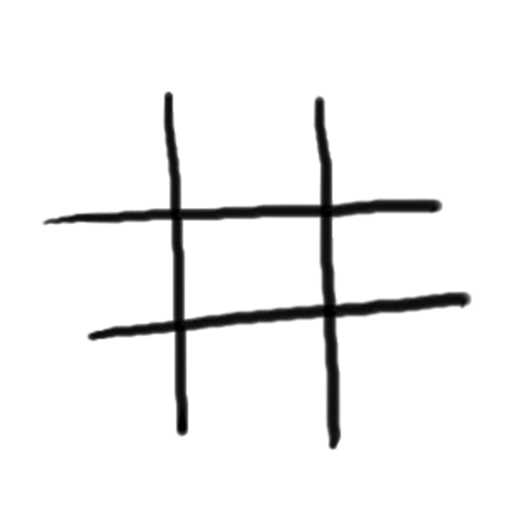
#> input picture PyStudy/tick-tack-toe/ticktack.png, 512 x 512 px, given in place of the camera
$ python optical_detective.py
#> lines starting #> are read from the running program, lines starting #| are printed output that depends on the picture
import cv2
import numpy as np


# Method responsible to tracking the ai_python and capture the optical flow
def start_tracking():
    # Start the video capture, using the camera
    cap = cv2.VideoCapture(0)

    # Scaling factor of the capture image
    scaling_factor = 0.40

    # Number of frames to be tracked by openCv
    num_frames_to_track = 5

    # Number of frames to be skipped by openCv
    num_frames_jump = 2

    # Tracking paths
    tracking_paths = []
    frame_index = 0

    # Define the tracking params to be used on the project
    # winSize is the size of window, maximum level and criteria to terminate the tracking
    tracking_params = dict(winSize=(11, 11), maxLevel=2,
                           criteria=(cv2.TERM_CRITERIA_EPS | cv2.TERM_CRITERIA_COUNT, 10, 0.03))

    while True:

        # Capture the ai_python
        _, frame = cap.read()
#> frame is the input picture: shape (512, 512, 3); mean B, G, R 241.2, 241.2, 241.3

        # Resize the ai_python defining the scaling coordinates and interpolation
        # The interpolation INTER_AREA looks good but we can use INTER_CUBIC (slow)
        # or INTER_LINEAR (faster but not good image)
        frame = cv2.resize(frame,
                           None,
                           fx=scaling_factor,
                           fy=scaling_factor,
                           interpolation=cv2.INTER_CUBIC)
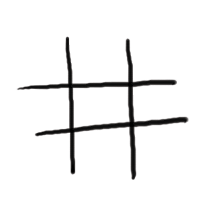
#> frame: shape (205, 205, 3); mean B, G, R 241.2, 241.2, 241.3

        # Convert the ai_python to gray scale
        frame_gray = cv2.cvtColor(frame, cv2.COLOR_BGR2GRAY)

        # make a copy of the ai_python
        output_img = frame.copy()

        # if has tracking paths to be read, initialize the process of recognize area and the point optical flow
        if len(tracking_paths) > 0:

            # initialize the images
            prev_img, current_img = prev_gray, frame_gray

            # Organize the feature points
            feature_points_0 = np.float32(
                [tp[-1] for tp in tracking_paths]
            ).reshape(-1, 1, 2)

            # Compute the optical flow
            feature_points_1, _, _ = cv2.calcOpticalFlowPyrLK(prev_img, current_img, feature_points_0, None,
                                                              **tracking_params)
            # Compute the reverse optical flow
            feature_points_0_rev, _, _ = cv2.calcOpticalFlowPyrLK(current_img, prev_img, feature_points_1, None,
                                                                  **tracking_params)

            diff_feature_points = abs(feature_points_0 - feature_points_0_rev).reshape(-1, 2).max(-1)

            good_points = diff_feature_points < 1

            new_tracking_paths = []

            for tp, (x, y), good_points_flag in zip(tracking_paths, feature_points_1.reshape(-1, 2), good_points):

                if not good_points_flag:
                    continue

                tp.append((x, y))
                if len(tp) > num_frames_to_track:
                    del tp[0]

                new_tracking_paths.append(tp)

                cv2.circle(output_img, (x, y), 3, (0, 255, 0), -1)

            tracking_paths = new_tracking_paths

            cv2.polylines(output_img, [np.int32(tp) for tp in tracking_paths], False, (0, 150, 0))

        if not frame_index % num_frames_jump:

            mask = np.zeros_like(frame_gray)
            mask[:] = 255

            for x, y in [np.int32(tp[-1]) for tp in tracking_paths]:
                cv2.circle(mask, (x, y), 6, 0, -1)

            feature_points = cv2.goodFeaturesToTrack(frame_gray, mask=mask, maxCorners=500, qualityLevel=0.3,
                                                     minDistance=7, blockSize=7)
#> feature_points = 23 rows, first 8: [67, 135], [135, 79], [75, 90], [76, 125], [127, 129], [66, 90], [125, 89], [65, 81]

            if feature_points is not None:
                for x, y in np.float32(feature_points).reshape(-1, 2):
                    tracking_paths.append([(x, y)])
#> this loop made 23 passes
#> (x, y) on passes 1 to 12: (67, 135), (135, 79), (75, 90), (76, 125), (127, 129), (66, 90), (125, 89), (65, 81), (136, 119), (125, 79), (74, 81), (126, 119)
#> after the loop, tracking_paths = 23 items

        frame_index += 1
        prev_gray = frame_gray

        cv2.imshow('Optical Flow Detection', output_img)

        c = cv2.waitKey(1)
#> (key Esc is pressed here)

        if c == 27:
            break


if __name__ == '__main__':
    start_tracking()

    cv2.destroyAllWindows()
